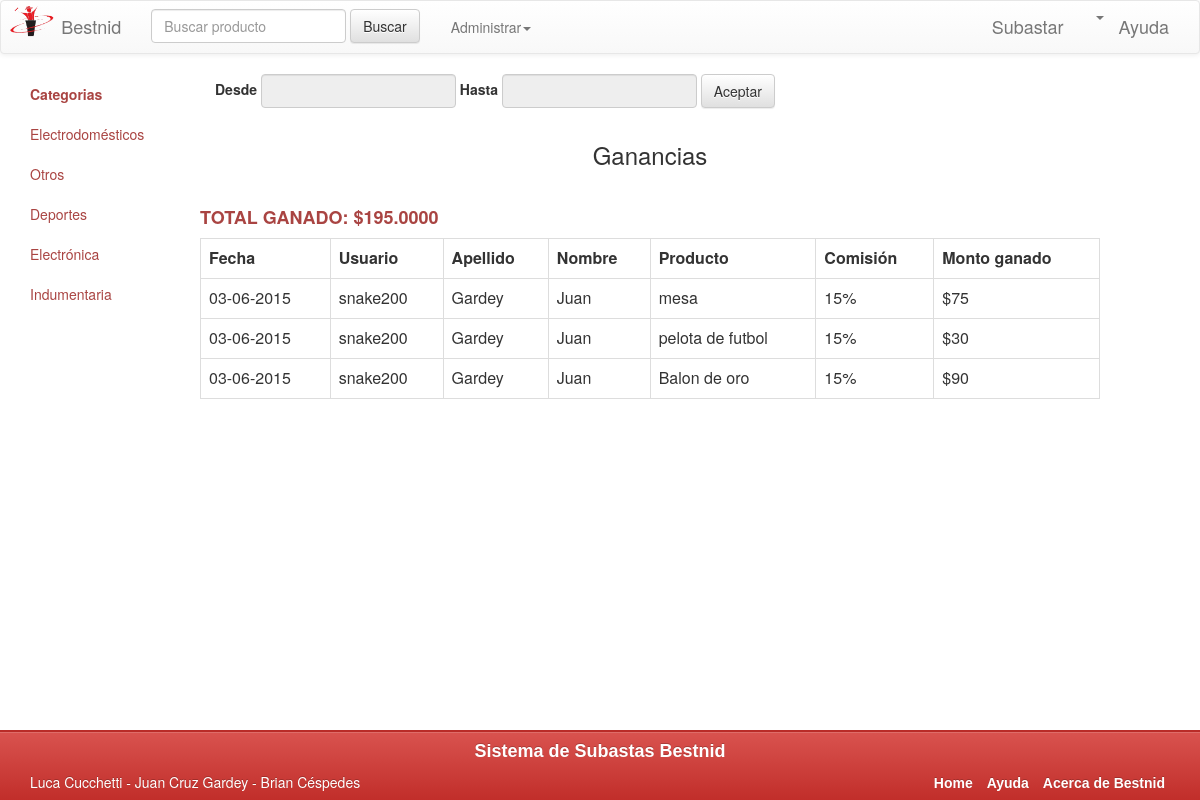
The app's page /Bestnid/verGanancias.php (signed in) with its own data.
### tables this page shows
CREATE TABLE IF NOT EXISTS `categoria` (
`idCategoria` int(11) NOT NULL,
  `nombre` varchar(50) NOT NULL,
  `descripcion` longtext
);

CREATE TABLE IF NOT EXISTS `venta` (
`idVenta` int(11) NOT NULL,
  `fecha` date NOT NULL,
  `porcentaje` int(11) NOT NULL,
  `idOferta` int(11) DEFAULT NULL
);

CREATE TABLE IF NOT EXISTS `usuario` (
`idUsuario` int(11) NOT NULL,
  `nombre` varchar(100) NOT NULL,
  `apellido` varchar(100) NOT NULL,
  `telefono` varchar(20) NOT NULL,
  `numero_calle` varchar(10) NOT NULL,
  `nombre_usuario` varchar(15) NOT NULL,
  `password` varchar(20) NOT NULL,
  `e_mail` varchar(50) NOT NULL,
  `confirmado` tinyint(1) NOT NULL,
  `estado` varchar(50) NOT NULL,
  `piso` varchar(1) DEFAULT NULL,
  `depto` varchar(1) DEFAULT NULL,
  `calle` varchar(20) NOT NULL
);

CREATE TABLE IF NOT EXISTS `producto` (
`idProducto` int(11) NOT NULL,
  `nombre` varchar(50) NOT NULL,
  `descripcion` longtext,
  `idCategoria` int(11) NOT NULL,
  `imagen` varchar(100) DEFAULT NULL
);

CREATE TABLE IF NOT EXISTS `oferta` (
`idOferta` int(11) NOT NULL,
  `razon` longtext NOT NULL,
  `monto` bigint(20) NOT NULL,
  `fecha` date NOT NULL,
  `idUsuario` int(11) NOT NULL,
  `idSubasta` int(11) NOT NULL
);

### Bestnid/verGanancias.php (the view, shortened to what this page needs)
<?php
	include("conexion.php");
	if (!isset($_POST["fechaDesde"]) && !isset($_POST["fechaHasta"])) {
		$ventas = mysqli_query ($link, "SELECT Venta.porcentaje,Venta.fecha, Oferta.monto, Subasta.idSubasta,Usuario.nombre_usuario, Usuario.nombre AS nombrePilaUsuario, Usuario.apellido, Venta.porcentaje, Producto.nombre
			FROM Venta INNER JOIN Oferta ON Venta.idOferta=Oferta.idOferta
			INNER JOIN Subasta ON Oferta.idSubasta=Subasta.idSubasta
			INNER JOIN Producto ON Subasta.idProducto=Producto.idProducto
			INNER JOIN Usuario ON Subasta.idUsuario=Usuario.idUsuario");
	}
	$totalGanado = mysqli_query($link, "SELECT sum(venta.porcentaje * oferta.monto/100) AS totalGanado FROM Venta INNER JOIN Oferta ON Oferta.idOferta=Venta.idOferta ");
?>
<DOCTYPE html>
<html lang="es">
	<head>
		<link rel="stylesheet" href="Bootstrap/css/bootstrap.min.css">
		<link rel="stylesheet" href="Bootstrap/css/bootstrap-theme.min.css">
		<link rel="stylesheet" href="estilopropio.css">
		<link rel="stylesheet" href="Bootstrap/css/jquery-ui.css" />
	</head>
	<body>
		<section class="main container-fluid">
			<div class="main row">
				<div class="col-sm-3 col-md-2 sidebar">
		        	<ul class="nav nav-sidebar">
			            <li class="active"><a class="text-danger" href="home.php"><strong>Categorias</strong></a></li>
			            <?php
							include("conexion.php");
							$result = mysqli_query ($link, "SELECT * FROM Categoria");
							while ($row=mysqli_fetch_array($result) ) {
								echo "<li><a class='text-danger' href='listadoProductosPorCategoria.php?idCategoria=".$row["idCategoria"]." '>".$row["nombre"]."</a></li>";
							}
						?>
			        </ul>
		        </div>
		        <div class="col-md-9">
					<form class="form-inline" id="formularioFechasDeVentas" action="verGanancias.php" method="POST">
								<div class="form-group">
									<label for="f_desde">Desde</label>
									<input name="fechaDesde" type="text" class="form-control" readonly="readonly" id="f_desde" placeholder="">
								</div>
								<div class="form-group">
									<label for="f_hasta">Hasta</label>
									<input name="fechaHasta" type="text" class="form-control" readonly="readonly" id="f_hasta" placeholder="">
								</div>
								<button type="button" id="b_aceptar" class="btn btn-default">Aceptar</button>
					</form>
					<div class="row">
						<h3 class="text-center">Ganancias</h3>
					</div>
					<div class="row">
						<br />
						<h4 class="text-danger"><strong>TOTAL GANADO: $<?php echo mysqli_fetch_array($totalGanado)["totalGanado"];?></strong></h4>
					</div>
					<div class="row">
						<table class="table table-bordered">
							<tr>
								<td><strong>Fecha</strong></td>
								<td><strong>Usuario</strong></td>
								<td><strong>Apellido</strong></td>
								<td><strong>Nombre</strong></td>
								<td><strong>Producto</strong></td>
								<td><strong>Comisi&oacute;n</strong></td>
								<td><strong>Monto ganado</strong></td>
							</tr>
							<?php
								while ($row=mysqli_fetch_array($ventas)) {
								$montoGanado=($row["porcentaje"] * $row["monto"])/100;
								echo "
								<tr>
									<td>".date('d-m-Y',strtotime($row["fecha"]))."</td>
									<td>".$row["nombre_usuario"]."</td>
									<td>".$row["apellido"]."</td>
									<td>".$row["nombrePilaUsuario"]."</td>
									<td>".$row["nombre"]."</td>
									<td>".$row["porcentaje"]."%</td>
									<td>$".$montoGanado."</td>
								</tr> ";
								}
							?>
						</table>
					</div>
				</div>
			</div>
		</section>
		<footer class="btn-danger">
			<div class="container">
				<div class="row">
					<h4 class="text-center">Sistema de Subastas Bestnid</h4>
				</div>
				<div class="row">
					<div class="col-md-6">
						<p>Luca Cucchetti - Juan Cruz Gardey - Brian C&eacute;spedes </p>
					</div>
					<div class="col-md-6">
						<ul class="list-inline text-right">
							<li><a href="home.php">Home</a></li>
							<li><a href="#">Ayuda</a></li>
							<li><a href="acercaBestnid.php">Acerca de Bestnid</a></li>
						</ul>
					</div>
				</div>
			</div>
		</footer>
	</body>
</html>

### Bestnid/estilopropio.css (style rules this page uses)
.navbar-brand { padding: 0px; }
footer { position: fixed; bottom: 0px; width: 100%; background: #111; background: rgba(0,0,0,.90); border-top: 2px solid #f00; z-index:100; height: 70px; }
body { margin-bottom:70px; }
footer h4 { font-weight: bold; font-family: sans-serif; }
footer a { font-weight: bold; font-family: sans-serif; color:white; }

### records on screen
categoria: nombre "Electrodomésticos"
categoria: nombre "Otros"
categoria: nombre "Deportes"
categoria: nombre "Electrónica"
categoria: nombre "Indumentaria"
venta: fecha "03-06-2015", usuario.nombre_usuario "snake200", usuario.apellido "Gardey", usuario.nombre "Juan", producto.nombre "mesa", porcentaje "15", porcentaje.monto "75"
venta: fecha "03-06-2015", usuario.nombre_usuario "snake200", usuario.apellido "Gardey", usuario.nombre "Juan", producto.nombre "pelota de futbol", porcentaje "15", porcentaje.monto "30"
venta: fecha "03-06-2015", usuario.nombre_usuario "snake200", usuario.apellido "Gardey", usuario.nombre "Juan", producto.nombre "Balon de oro", porcentaje "15", porcentaje.monto "90"

### other values on screen
mysqli_fetch_array($totalGanado)["totalGanado"] "195.0000"
